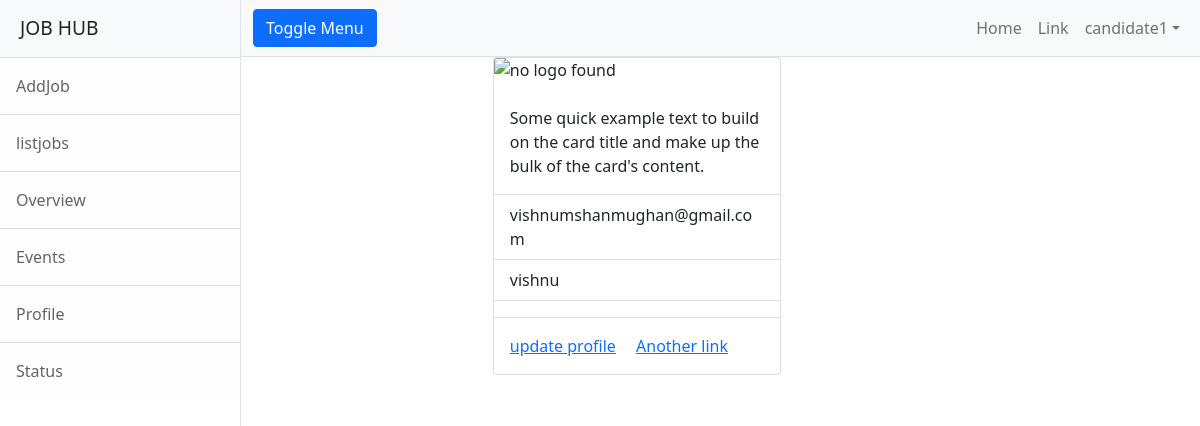
Screenshot of /employer/profile/detail (signed in) with the database file from the repository.
### employer/models.py (models this page shows)
class User(AbstractUser):
    options=(
        ("employer","employer"),
        ("candidate","candidate")
    )
    role=models.CharField(max_length=120,choices=options,default="candidate")
    phone=models.CharField(max_length=12,null=True)
    location=models.CharField(max_length=120)
    email=models.CharField(max_length=120)

### employer/views.py (the view)
# urls.py: path("profile/detail",views.Empviewprofileview.as_view(),name="emp-profile"),
class Empviewprofileview(TemplateView):
    template_name = "emp-profile.html"

### employer/templates/emp-profile.html (shortened to what this page needs)
{%extends 'base.html'%}
{%block body_block%}
<div class="row">
  <div class="col-3"></div>
  <div class="col-8">
    <div class="card" style="width: 18rem;">
  <img src="{{request.user.employer.logo.url}}" class="card-img-top" alt="no logo found">
  <div class="card-body">
    <p class="card-text">Some quick example text to build on the card title and make up the bulk of the card's content.</p>
  </div>
  <ul class="list-group list-group-flush">
    <li class="list-group-item">{{request.user.email}}</li>
    <li class="list-group-item">{{request.user.first_name}}</li>
    <li class="list-group-item">{{request.user.employer.location}}</li>
  </ul>
  <div class="card-body">
    <a href="{%url 'emp-editprofile' request.user.employer.id%}" class="card-link">update profile</a>
    <a href="#" class="card-link">Another link</a>
  </div>
</div>
  </div>
</div>
{%endblock%}

### employer/templates/base.html (shortened to what this page needs)
<!DOCTYPE html>
{%load static%}
<html lang="en">
    <head>
        <link href="{%static 'css/styles.css'%}" rel="stylesheet" />
    </head>
    <body>
        <div class="d-flex" id="wrapper">
            <div class="border-end bg-white" id="sidebar-wrapper">
                <div class="sidebar-heading border-bottom bg-light">JOB HUB</div>
                <div class="list-group list-group-flush">
                    <a class="list-group-item list-group-item-action list-group-item-light p-3" href="{%url 'emp-addjob' %}">AddJob</a>
                    <a class="list-group-item list-group-item-action list-group-item-light p-3" href="{%url 'all-jobs'%}">listjobs</a>
                    <a class="list-group-item list-group-item-action list-group-item-light p-3" href="#!">Overview</a>
                    <a class="list-group-item list-group-item-action list-group-item-light p-3" href="#!">Events</a>
                    <a class="list-group-item list-group-item-action list-group-item-light p-3" href="#!">Profile</a>
                    <a class="list-group-item list-group-item-action list-group-item-light p-3" href="#!">Status</a>
                </div>
            </div>
            <div id="page-content-wrapper">
                <nav class="navbar navbar-expand-lg navbar-light bg-light border-bottom">
                    <div class="container-fluid">
                        <button class="btn btn-primary" id="sidebarToggle">Toggle Menu</button>
                        <div class="collapse navbar-collapse" id="navbarSupportedContent">
                            <ul class="navbar-nav ms-auto mt-2 mt-lg-0">
                                <li class="nav-item active"><a class="nav-link" href="#!">Home</a></li>
                                <li class="nav-item"><a class="nav-link" href="#!">Link</a></li>
                                <li class="nav-item dropdown">
                                    <a class="nav-link dropdown-toggle" id="navbarDropdown" href="#" role="button" data-bs-toggle="dropdown" aria-haspopup="true" aria-expanded="false">{{request.user}}</a>
                                </li>
                            </ul>
                        </div>
                    </div>
                </nav>
                <div class="container-fluid">
                    {%block body_block%}
                    {%endblock%}
                </div>
            </div>
        </div>
    </body>
</html>

### rows the page displays
User: user "candidate1", user.email "vishnumshanmughan@gmail.com", user.first_name "vishnu"
